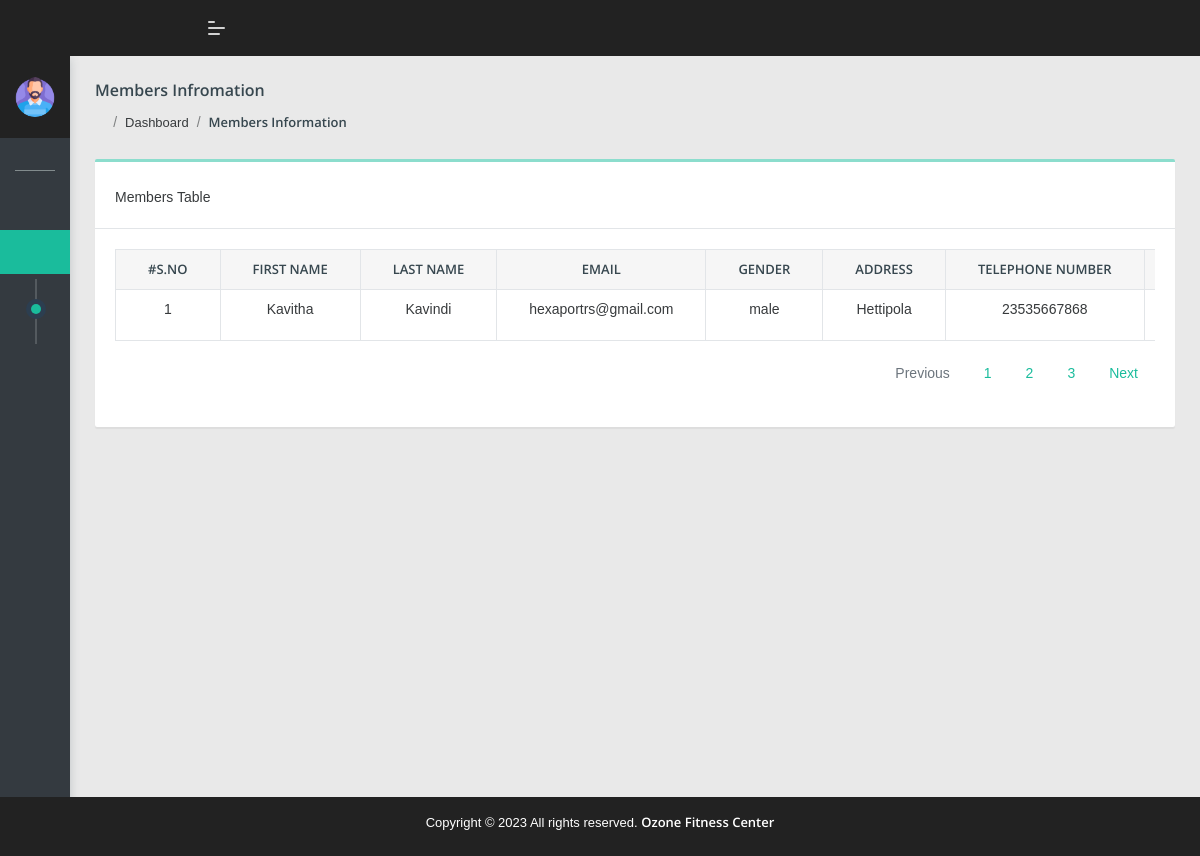
The page /admin/users.php (signed in) on the database as committed earlier.
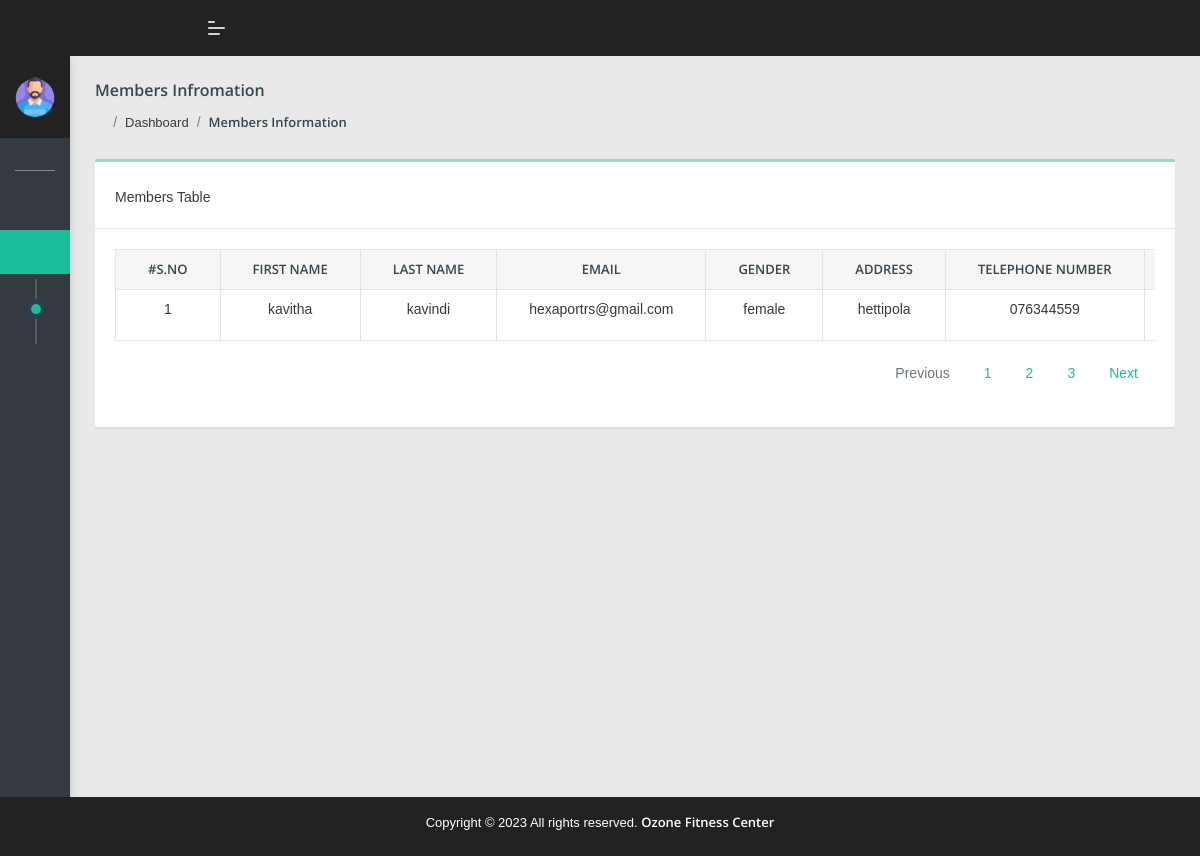
The same page on the database as committed later.
### tables this page shows
CREATE TABLE `user` (
  `id` int(13) NOT NULL,
  `first_name` varchar(100) NOT NULL,
  `last_name` varchar(100) NOT NULL,
  `email` varchar(100) NOT NULL,
  `gender` varchar(20) NOT NULL,
  `address` varchar(100) NOT NULL,
  `tpnumber` varchar(20) NOT NULL,
  `body_type` varchar(50) NOT NULL,
  `age` int(11) NOT NULL,
  `height` double NOT NULL,
  `weight` double NOT NULL,
  `password` varchar(40) NOT NULL,
  `last_login` datetime NOT NULL,
  `is_deleted` tinyint(1) NOT NULL
);

### admin/users.php (the view, shortened to what this page needs)
<?php require_once('../inc/connection.php'); ?>
<?php
$sn = 1;
$user_list = '';
$query = "SELECT * FROM user WHERE is_deleted=0 ORDER BY id";
$users = mysqli_query($connection, $query);
while ($user = mysqli_fetch_assoc($users)) {
    $user_list .= "<tr>";
    $user_list .= "<td>{$sn}</td>";
    $user_list .= "<td>{$user['first_name']}</td>";
    $user_list .= "<td>{$user['last_name']}</td>";
    $user_list .= "<td>{$user['email']}</td>";
    $user_list .= "<td>{$user['gender']}</td>";
    $user_list .= "<td>{$user['address']}</td>";
    $user_list .= "<td>{$user['tpnumber']}</td>";
    $user_list .= "<td>{$user['last_login']}</td>";
    $user_list .= "<td><a href=\"modify_users.php?user_id={$user['id']}\" class=\"text-white\"><button class=\"btn btn-success btn-sm\"><span class=\"pcoded-micon\"><i class=\"feather icon-edit\"></i><span class=\"pcoded-mtext\">&nbspEdit</span></a></button>&nbsp&nbsp<a href=\"delete_users.php?user_id={$user['id']}\"
        onclick=\"return confirm('Are you sure?');\" class=\"text-white\"><button class=\"btn btn-danger btn-sm\"><span class=\"pcoded-micon\"><i class=\"feather icon-trash\"></i><span class=\"pcoded-mtext\">&nbspDelete</span></a></button></td>";
    $user_list .= "</tr>";
    $sn++;
}
?>
<?php include 'header.php'; ?>
<div class="pcoded-main-container">
    <div class="pcoded-content">
        <div class="page-header">
            <div class="page-block">
                <div class="row align-items-center">
                    <div class="col-md-12">
                        <div class="page-header-title">
                            <h5 class="m-b-10">Members Infromation</h5>
                        </div>
                        <ul class="breadcrumb">
                            <li class="breadcrumb-item"><a href="index.html"><i class="feather icon-home"></i></a></li>
                            <li class="breadcrumb-item"><a href="#!">Dashboard</a></li>
                            <li class="breadcrumb-item"><a href="#!">Members Information</a></li>
                        </ul>
                    </div>
                </div>
            </div>
        </div>
        <div class="row">
            <div class="col-xl-12">
                <div class="card">
                    <div class="card-header">
                        <span class="d-block m-t-5">Members Table</span>
                    </div>
                    <div class="card-body table-border-style">
                        <div class="table-responsive">
                            <table class="table table-bordered table-sm text-center">
                                <thead>
                                    <tr>
                                        <th>#S.No</th>
                                        <th>First Name</th>
                                        <th>Last Name</th>
                                        <th>Email</th>
                                        <th>Gender</th>
                                        <th>Address</th>
                                        <th>Telephone Number</th>
                                        <th>Last Login</th>
                                    </tr>
                                </thead>
                                <?php echo $user_list; ?>
                            </table>
                            <nav aria-label="Page navigation example">
                                <ul class="pagination justify-content-end">
                                    <li class="page-item disabled">
                                        <a class="page-link" href="#!" tabindex="-1">Previous</a>
                                    </li>
                                    <li class="page-item"><a class="page-link" href="#!">1</a></li>
                                    <li class="page-item"><a class="page-link" href="#!">2</a></li>
                                    <li class="page-item"><a class="page-link" href="#!">3</a></li>
                                    <li class="page-item">
                                        <a class="page-link" href="#!">Next</a>
                                    </li>
                                </ul>
                            </nav>
                        </div>
                    </div>
                </div>
            </div>
        </div>
    </div>
    <?php include 'footer.php'; ?>

Rows that differ between the two databases and show on the page:
removed user: first_name "Kavitha", last_name "Kavindi", email "hexaportrs@gmail.com", gender "male", address "Hettipola", tpnumber "23535667868"
added user: first_name "kavitha", last_name "kavindi", email "hexaportrs@gmail.com", gender "female", address "hettipola", tpnumber "076344559"
